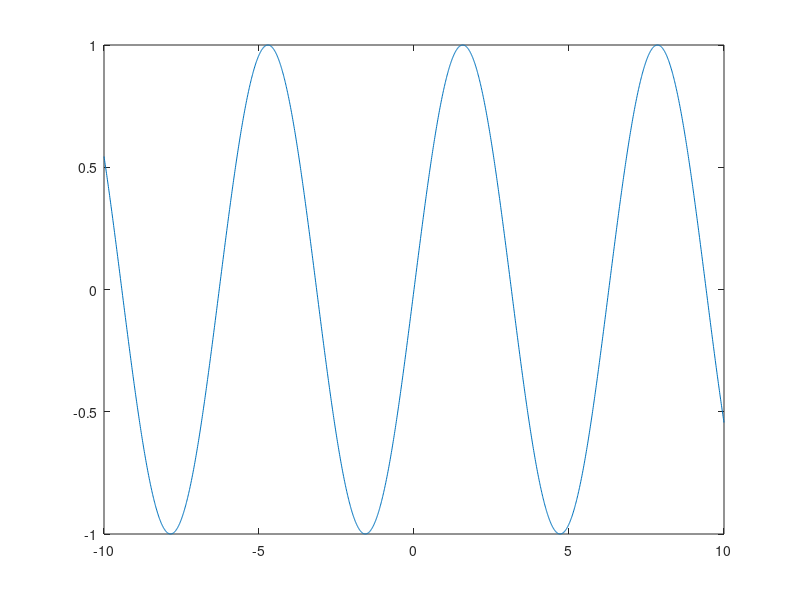
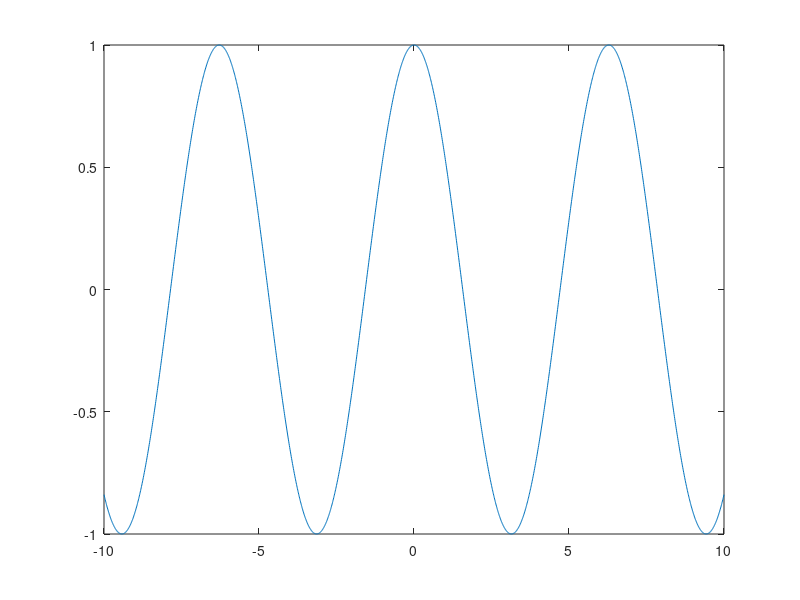
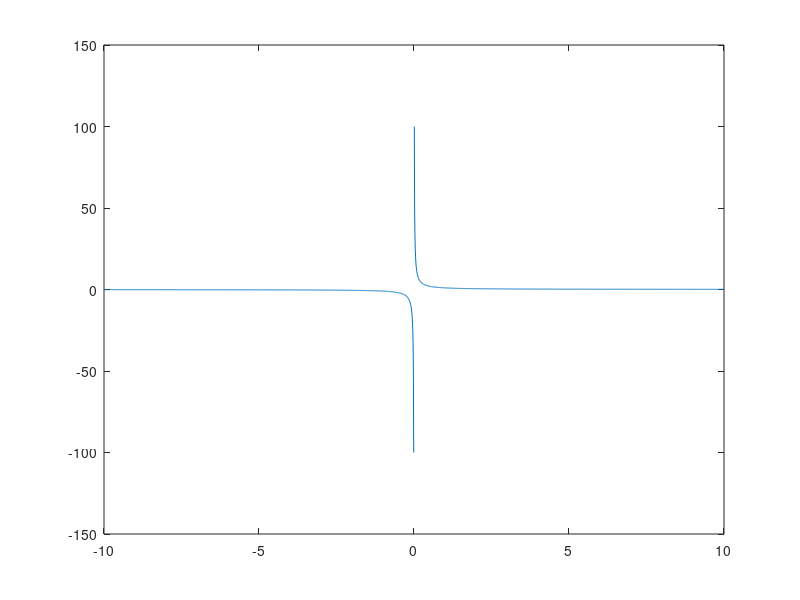
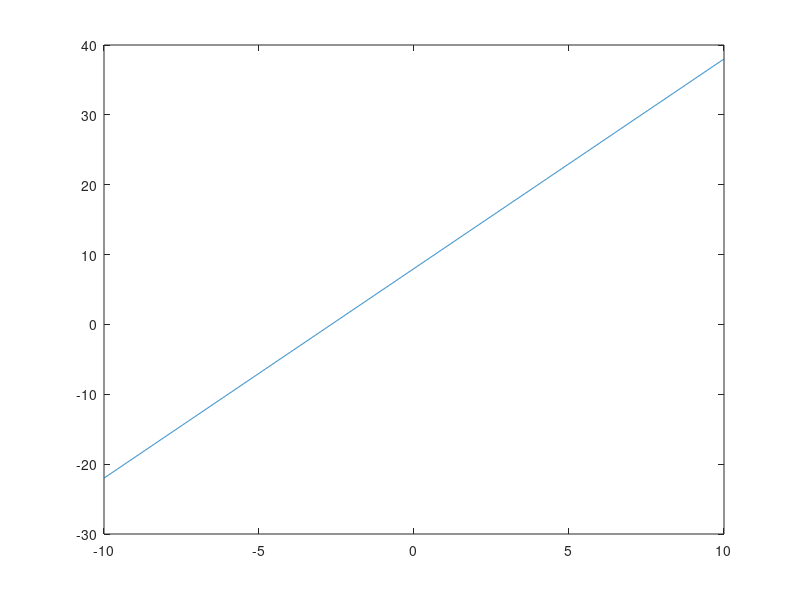

Recreate these plots in MATLAB, in order.
x=[-10:0.01:10];
y1=sin(x);
y2=cos(x);
y3=1./x;
y4=3*x+8;
y5=exp(x);
figure(1);
plot(x,y1)
figure(2);
plot(x,y2)
figure(3);
plot(x,y3)
figure(4);
plot(x,y4)
figure(5);
plot(x,y5)